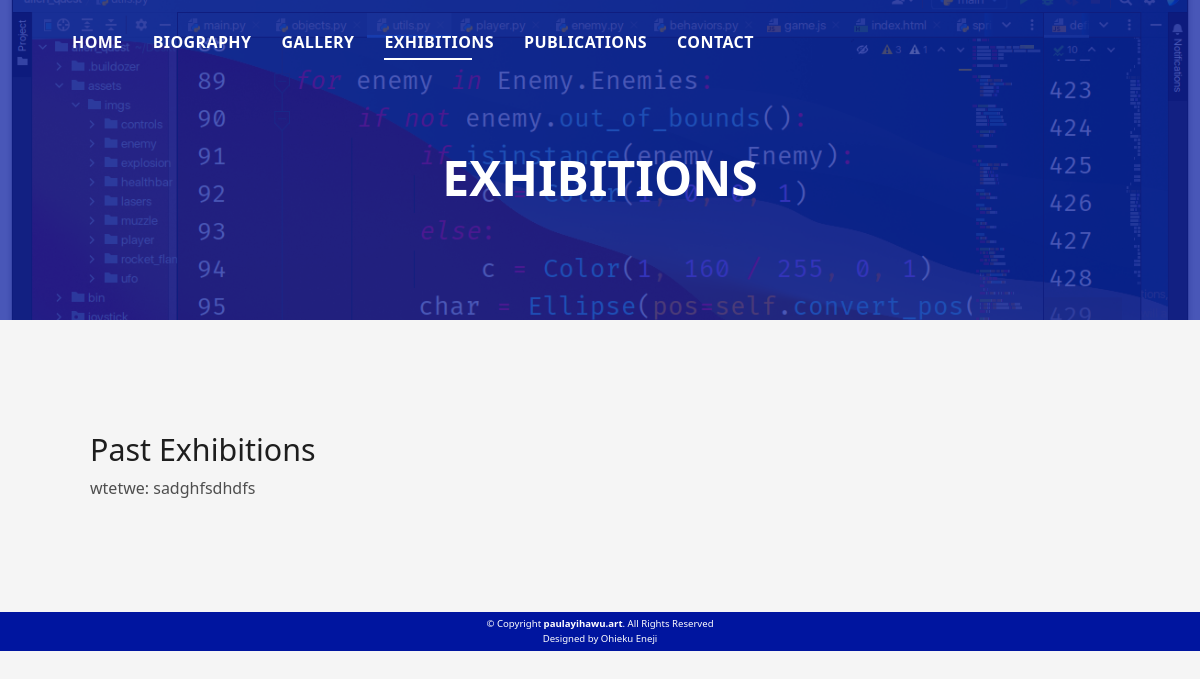
Screenshot of /exhibitions with the database file from the repository.
### app/models.py (models this page shows, shortened)
class ExhibitionsPageItem(Model):
    date = CharField(max_length=200)
    title = CharField(max_length=200)
    choices = [
        ('past', 'Past'),
        ('ongoing', 'Ongoing'),
        ('upcoming', 'Upcoming'),
    ]
    occurence = CharField(default='past', choices=choices, max_length=10)

### app/views.py (the view)
# urls.py: path('exhibitions', views.exhibitions, name='exhibitions'),
def exhibitions(request):
    occurences = ['upcoming', 'ongoing', 'past']
    data = {
        'hero_image': hero_image_url(request),
        'exhibitions': {},
    }
    for occurence in occurences:
        query = ExhibitionsPageItem.objects.filter(occurence=occurence)
        if len(query) > 0:
            data['exhibitions'][occurence.title()] = list(query)
    return render(request, 'exhibitions.html', data)

### app/views.py (called while the page is built)
def hero_image_url(request):
    return request._current_scheme_host + WebData.objects.all()[0].profile_pic.url

### templates/exhibitions.html (shortened to what this page needs)
{% load static %}
<!DOCTYPE html>
<html lang="en">
<head>
  <link href="{% static 'assets/vendor/bootstrap/css/bootstrap.min.css' %}" rel="stylesheet">
  <link href="{% static 'assets/vendor/bootstrap-icons/bootstrap-icons.css' %}" rel="stylesheet">
  <link href="{% static 'assets/vendor/glightbox/css/glightbox.min.css' %}" rel="stylesheet">
  <link href="{% static 'assets/vendor/swiper/swiper-bundle.min.css' %}" rel="stylesheet">
  <link href="{% static 'assets/css/style.css' %}" rel="stylesheet">
  <link href="{% static 'assets/css/custom.css' %}" rel="stylesheet">
</head>
<body>
  <header id="header" class="fixed-top">
    <div class="container d-flex align-items-center justify-content-between">
      <nav id="navbar" class="navbar">
        <ul>
          <li><a class="nav-link scrollto " href="/home">Home</a></li>
          <li><a class="nav-link scrollto " href="/biography">Biography</a></li>
          <li><a class="nav-link scrollto " href="/gallery">Gallery</a></li>
          <li><a class="nav-link scrollto active" href="#">Exhibitions</a></li>
          <li><a class="nav-link scrollto " href="/publications">Publications</a></li>
          <li><a class="nav-link scrollto " href="/contact">Contact</a></li>
        </ul>
      </nav>
    </div>
  </header>
  <div class="hero hero-single route bg-image" style="background-image: url({{ hero_image }})">
    <div class="overlay-mf"></div>
    <div class="hero-content display-table">
      <div class="table-cell">
        <div class="container">
          <h2 class="hero-title mb-4">Exhibitions</h2>
        </div>
      </div>
    </div>
  </div>
  <main id="main">
    <section class="blog-wrapper sect-pt4" id="blog">
      <div class="container">
        <div class="row">
          <div class="col-md-12">
            {% for occurence, occured_exhibitions in exhibitions.items %}
            <div class="post-box">
              <div class="article-content">
                <h1 class="article-title"> {{ occurence }} Exhibitions </h1>
                {% for occured_exhibition in occured_exhibitions %}
                <p> {{ occured_exhibition.date }}: {{ occured_exhibition.title }} </p>
                {% endfor %}
              </div>
            </div>
            {% endfor %}
          </div>
        </div>
      </div>
    </section>
  </main>
  <footer>
    <div class="container">
      <div class="row">
        <div class="col-sm-12">
          <div class="copyright-box">
            <p class="copyright">&copy; Copyright <strong>paulayihawu.art</strong>. All Rights Reserved</p>
            <div class="credits">
              Designed by <a href="#">Ohieku Eneji</a>
            </div>
          </div>
        </div>
      </div>
    </div>
  </footer>
</body>
</html>

### static/assets/css/style.css (style rules this page uses)
body { background-color: #f5f5f5; color: #4e4e4e; }
h1, h2, h3, h4, h5, h6 { color: #1e1e1e; }
a { color: #1e1e1e; text-decoration: none; transition: all 0.5s ease-in-out; }
.bg-image { background-repeat: no-repeat; background-attachment: fixed; background-size: cover; background-position: center center; }
.overlay-mf { background-color: #0078ff; }
.overlay-mf { position: absolute; top: 0; left: 0px; padding: 0; height: 100%; width: 100%; opacity: 0.7; }
.display-table { width: 100%; height: 100%; display: table; }
.table-cell { display: table-cell; vertical-align: middle; }
.sect-pt4 { padding-top: 4rem; }
#header { transition: all 0.5s; z-index: 997; padding: 20px 0; }
.navbar { padding: 0; }
.navbar ul { margin: 0; padding: 0; display: flex; list-style: none; align-items: center; }
.navbar li { position: relative; }
.navbar>ul>li { white-space: nowrap; padding: 10px 0 10px 30px; }
.navbar a, .navbar a:focus { display: flex; align-items: center; justify-content: space-between; color: #fff; font-size: 16px; font-weight: 600; padding: 0; white-space: nowrap; transition: 0.3s; letter-spacing: 0.4px; position: relative; text-transform: uppercase; }
.navbar>ul>li>a:before { content: ""; position: absolute; width: 100%; height: 2px; bottom: -6px; left: 0; width: 0; background-color: #fff; visibility: hidden; transition: all 0.3s ease-in-out 0s; }
.navbar a:hover:before, .navbar li:hover>a:before, .navbar .active:before { visibility: visible; width: 80%; }
.navbar a:hover, .navbar .active, .navbar .active:focus, .navbar li:hover>a { color: #fff; }
.hero { height: 100vh; position: relative; color: #fff; }
.hero .hero-content { text-align: center; position: absolute; }
.hero .hero-title { color: #fff; font-weight: 600; font-size: 3rem; }
@media (min-width: 768px) { .hero .hero-title { font-size: 4.5rem; } }
.hero-single { height: 350px; }
.hero-single .hero-content { margin-top: 30px; }
.hero-single .hero-title { text-transform: uppercase; font-size: 3rem; }
@media (min-width: 768px) { .hero-single .hero-title { font-size: 3.5rem; } }
.post-box, .form-comments, .box-comments, .widget-sidebar { padding: 2rem; background-color: #fff; margin-bottom: 3rem; }
@media (min-width: 768px) { .post-box, .form-comments, .box-comments, .widget-sidebar { padding: 3rem; } }
.blog-wrapper .article-title { font-size: 1.5rem; }
@media (min-width: 768px) { .blog-wrapper .article-title { font-size: 1.9rem; } }
footer { text-align: center; color: #fff; padding: 25px 0; background: #0062d3; }
footer .copyright { margin-bottom: 0.3rem; }
footer .credits { margin-bottom: 0; }
footer .credits a { color: #fff; }

### static/assets/css/custom.css (style rules this page uses)
footer { text-align: center; font-size: 0.6rem; color: #fff; padding: 5px 0; background: #00159F; }
footer .copyright { margin-bottom: 0rem; }
.hero-single { height: 40vh; }
.hero-single .hero-content { margin-top: 30px; }
.hero-single .hero-title { text-transform: uppercase; font-size: 3rem; }
.overlay-mf { background-color: #00159F; }
.post-box { background-color: #F5F5F5; font-size: 1rem; }

### rows the page displays
ExhibitionsPageItem: occurence "Past", date "wtetwe", title "sadghfsdhdfs"
